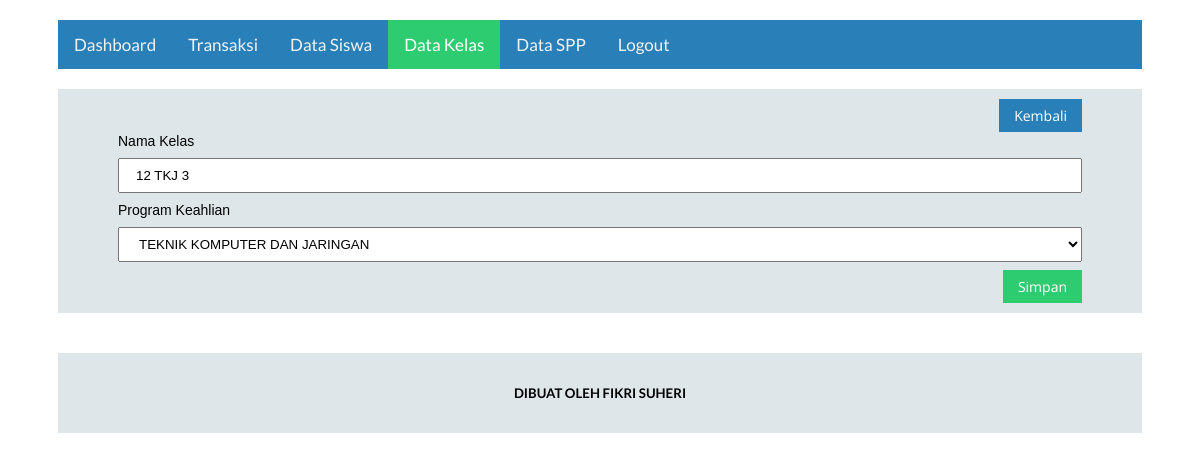
Screenshot of /admin/datakelasedit.php?id=2 (signed in) with the database file from the repository.
### tables this page shows
CREATE TABLE `kelas` (
  `id_kelas` int(11) NOT NULL,
  `nama_kelas` varchar(10) NOT NULL,
  `kompetensi_keahlian` varchar(100) NOT NULL
);

### admin/functions.php (called while the page is built, shortened)
<?php
$jurusan = ['REKAYASA PERANGKAT LUNAK','TEKNIK KOMPUTER DAN JARINGAN','TEKNIK KENDARAAN RINGAN','ADMINISTRASI PERKANTORAN','AKUNTANSI KEUANGAN LEMBAGA','TEKNIK GAMBAR BANGUNAN','SENI KARAWITAN'];
function ambilsatubaris($conn,$query){
    $db = mysqli_query($conn,$query);
    return mysqli_fetch_assoc($db);
}
?>

### admin/datakelasedit.php (the view, shortened to what this page needs)
<?php
require 'functions.php';
if ($_GET['id']) {
    $query = 'SELECT * FROM kelas where id_kelas = ' . $_GET['id'];
    $data = ambilsatubaris($conn, $query);
    $kom = $data['kompetensi_keahlian'];
}
?>
<!DOCTYPE html>
<html lang="en">
<head>
    <link rel="stylesheet" href="../assets/admin/style.css">
    <link rel="stylesheet" href="../assets/fikcss/fikcss.css">
</head>
<body>
    <?php require 'header.php' ?>
    <div class="container mt-1">
        <div class="bg-grey p-1">
            <div style="overflow: hidden" class="pr-5">
                <a href="javascript:void(0)" onclick="window.history.back()" class="button open-sans bg-blue" style="float:right">Kembali</a>
            </div>
            <div class="pl-5 pr-5 ov-hidden">
                <form action="" method="POST">
                    <label for="nama_kelas">Nama Kelas</label>
                    <input type="text" name="nama_kelas" id="nama_kelas" value="<?= $data['nama_kelas'] ?>" class="form-style" required>
                    <label for="kompotensi_keahlian">Program Keahlian</label>
                    <select name="kompetensi_keahlian" id="kompotensi_keahlian" class="form-style">
                        <?php foreach ($jurusan as $jrs) : ?>
                            <option value="<?= $jrs ?>" <?php if ($kom == $jrs) {
                                                            echo 'selected';
                                                        } ?>><?= $jrs ?></option>
                        <?php endforeach ?>
                    </select>
                    <button type="submit" name="submit" class="button open-sans bg-green" style="float:right">Simpan</button>
                </form>
            </div>
        </div>
    </div>
    <?php require 'footer.php' ?>
</body>
</html>

### assets/fikcss/fikcss.css (style rules this page uses)
label { font-family: sans-serif; font-size: 14px; }
.container { padding-left: 50px; padding-right: 50px; overflow: hidden; }
.mt-1 { margin-top: 20px; }
.p-1 { padding: 10px; }
.pl-5 { padding-left: 50px; }
.pr-5 { padding-right: 50px; }
.bg-blue { background-color: #2980b9; }
.bg-grey { background-color: #dfe6e9; }
.bg-green { background-color: #2ecc71; }
.open-sans { font-family: "Open Sans", sans-serif; }
.button { border: none; color: white; padding: 7px 15px; text-align: center; text-decoration: none; font-size: 14px; }
.form-style { width: 100%; padding: 8px 16px; margin: 8px 0; box-sizing: border-box; }
.ov-hidden { overflow: hidden; }

### rows the page displays
kelas: nama_kelas "12 TKJ 3", kompetensi_keahlian "TEKNIK KOMPUTER DAN JARINGAN"
